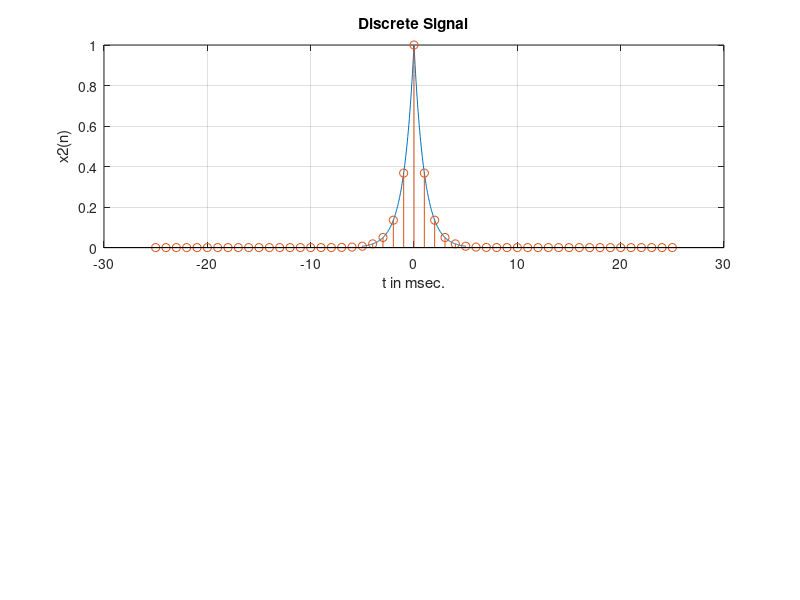

Reproduce this figure in MATLAB. (Note: this script raises an error after producing the figure.)
% Analog Signal
Dt = 0.00005;
t = -0.005:Dt:0.005;
xa = exp(-1000*abs(t));
% Discrete-time Signal
Ts = 0.001; n = -25:1:25;
x = exp(-1000*abs(n*Ts));
% Discrete-time Fourier transform
K = 500; k = -K:1:K;
w = pi*k/K;
X = x * exp(-1i*n'*w);
X = real(X);
subplot(2,1,1);plot(t*1000,xa);grid;
xlabel('t in msec.'); ylabel('x2(n)')
title('Discrete Signal'); hold on
stem(n*Ts*1000,x); gtext('Ts=1 msec'); 

subplot(2,1,2);plot(w/pi,X);grid;
xlabel('Frequency in pi units'); ylabel('X2(w)')
title('Discrete-time Fourier Transform'); hold off


